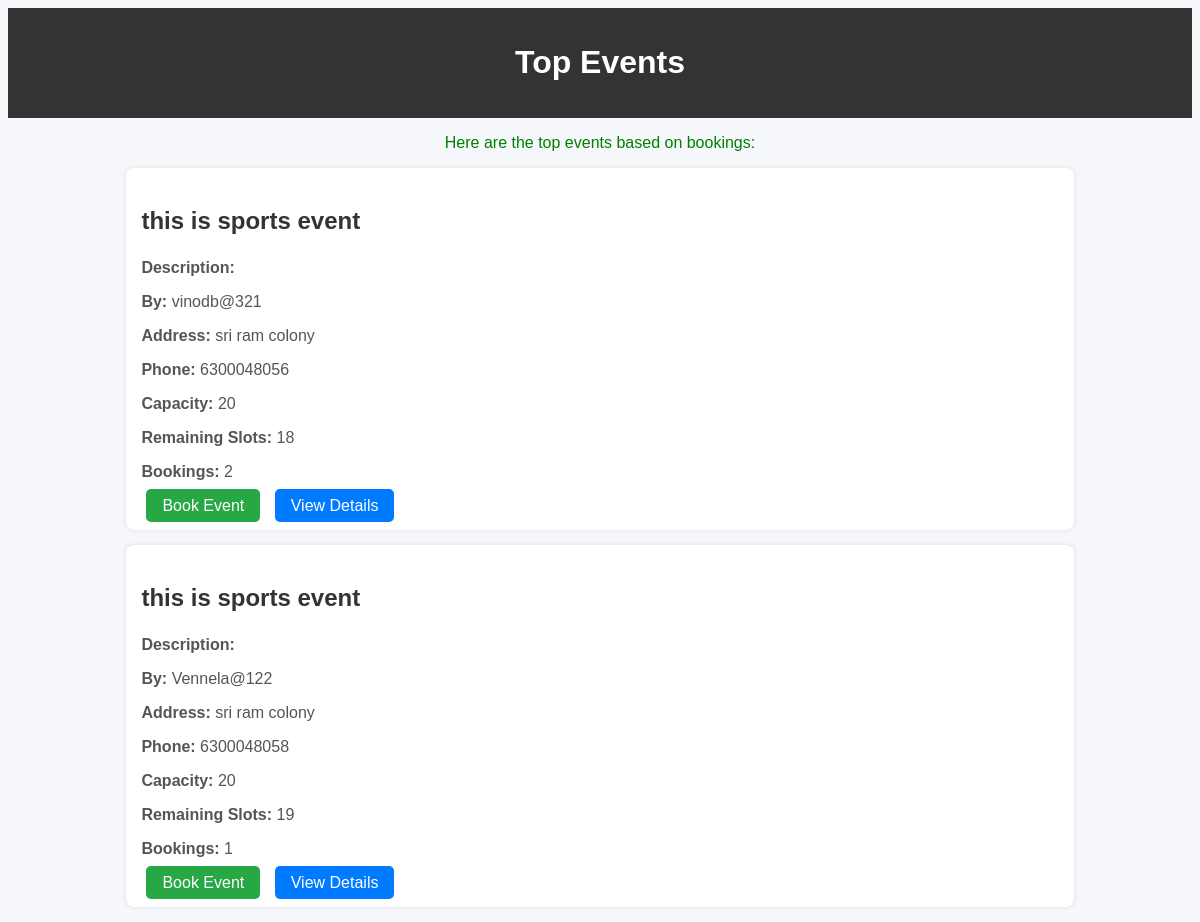
/track/ (signed in), run on the app's committed database.
### myapp/models.py (models this page shows, shortened)
class Myevent(models.Model):
    event = models.CharField(max_length=50)
    adress = models.CharField(max_length=100)
    capacity = models.IntegerField(default=1)
    author = models.ForeignKey(User, on_delete=models.CASCADE)
    phone = models.CharField(max_length=15)
    CATOGERY_CHOISES =  [('MUSIC', 'MUSIC'),
                          ('SPORTS', 'SPORTS'),
                          ('SCHOOL', 'SHOOL'),
                          ('WORKSHOP', 'WORKSHOP'),]
    catogery = models.CharField(max_length=50, choices=CATOGERY_CHOISES,  default='MUSIC')
    about = models.CharField(max_length=100)
    @property
    def remaining_capacity(self):
        total_booked = Bookevent.objects.filter(event=self).count()
        return self.capacity - total_booked

### myapp/views.py (the view)
# urls.py: path('track/', views.track_event, name='track_event'),
@login_required
def track_event(request):
    events = Myevent.objects.annotate(booked_count=Count('bookevent')).order_by('-booked_count')[:5]
    return render(request, 'track.html', {'events': events})

### templates/track.html (shortened to what this page needs)
<!DOCTYPE html>
<html lang="en">
<head>
</head>
<body>
<header>
    <h1>Top Events</h1>
</header>
<div class="container">
    {% if events %}
        <div class="msg">
            <p>Here are the top events based on bookings:</p>
        </div>
        {% for event in events %}
            <div class="event-card">
                <h3>{{ event.event }}</h3>
                <p><strong>Description:</strong> {{ event.description }}</p>
                <p><strong>By:</strong> {{ event.author.username }}</p>
                <p><strong>Address:</strong> {{ event.adress }}</p>
                <p><strong>Phone:</strong> {{ event.phone }}</p>
                <p><strong>Capacity:</strong> {{ event.capacity }}</p>
                <p><strong>Remaining Slots:</strong> {{ event.remaining_capacity }}</p>
                <p><strong>Bookings:</strong> {{ event.booked_count }}</p>
                <div class="event-actions">
                    {% if event.remaining_capacity > 0 %}
                        <a href="{% url 'book_event' event.id %}" class="btn btn-book">Book Event</a>
                    {% else %}
                        <span class="btn btn-full">Event Full</span>
                    {% endif %}
                    <a href="{% url 'event_detail' event.id %}" class="btn btn-details">View Details</a>
                </div>
            </div>
        {% endfor %}
    {% else %}
        <p>No top events found.</p>
    {% endif %}
</div>
</body>
</html>

### templates/track.html (style rules this page uses)
body { font-family: Arial, sans-serif; background: #f5f7fa; }
header { background: #333; color: white; padding: 15px; text-align: center; }
.container { width: 80%; margin: auto; }
.event-card { background: white; padding: 15px; margin: 15px 0; border-radius: 8px; box-shadow: 0 0 5px rgba(0,0,0,0.1); }
.event-card h3 { font-size: 24px; color: #333; }
.event-card p { font-size: 16px; color: #555; }
.btn { padding: 8px 16px; margin: 5px; text-decoration: none; color: white; border-radius: 5px; }
.btn-book { background-color: #28a745; }
.btn-details { background-color: #007bff; }
.msg { text-align: center; color: green; }

### data on the page
Myevent: event "this is sports event", author.username "vinodb@321", adress "sri ram colony", phone "6300048056", capacity "20", remaining_capacity "18", booked_count "2", shows "Book Event"
Myevent: event "this is sports event", author.username "Vennela@122", adress "sri ram colony", phone "6300048058", capacity "20", remaining_capacity "19", booked_count "1", shows "Book Event"
